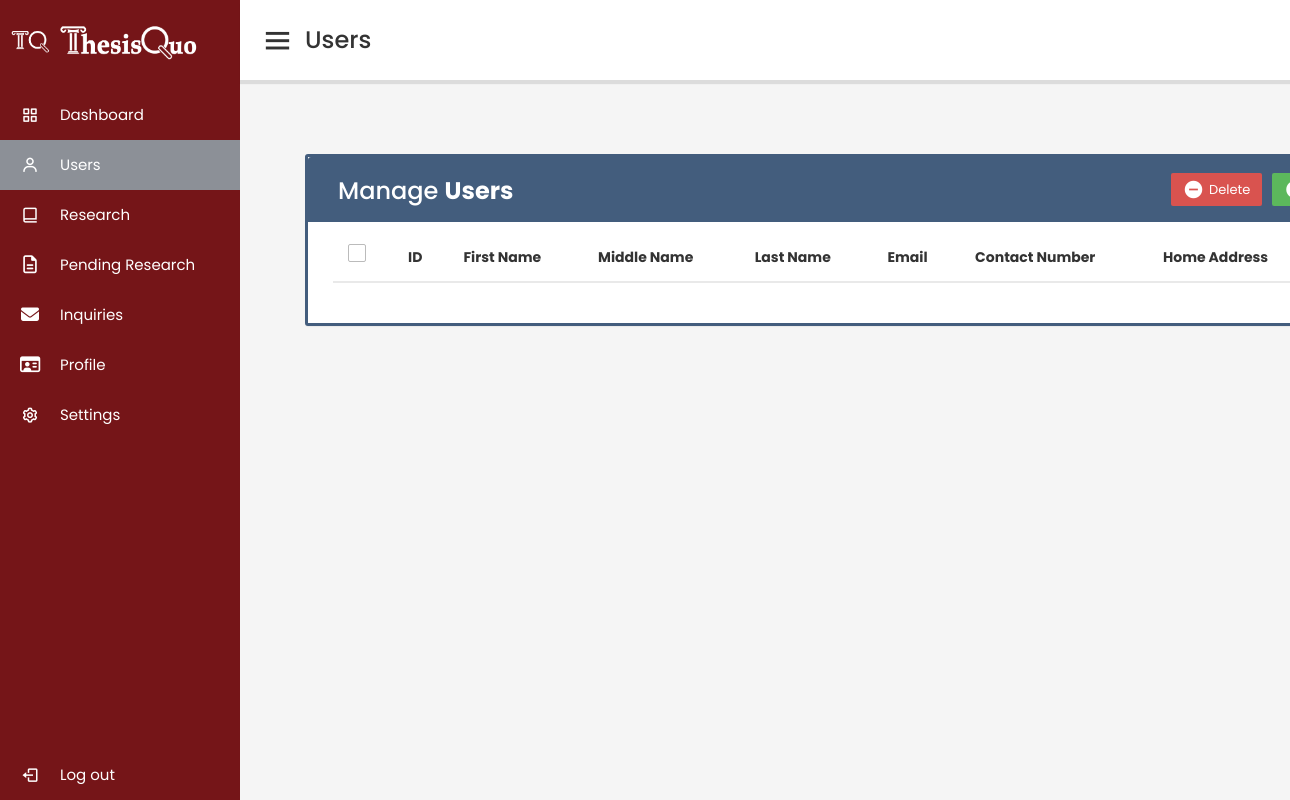
The page /admin/users.php on the database as committed earlier.
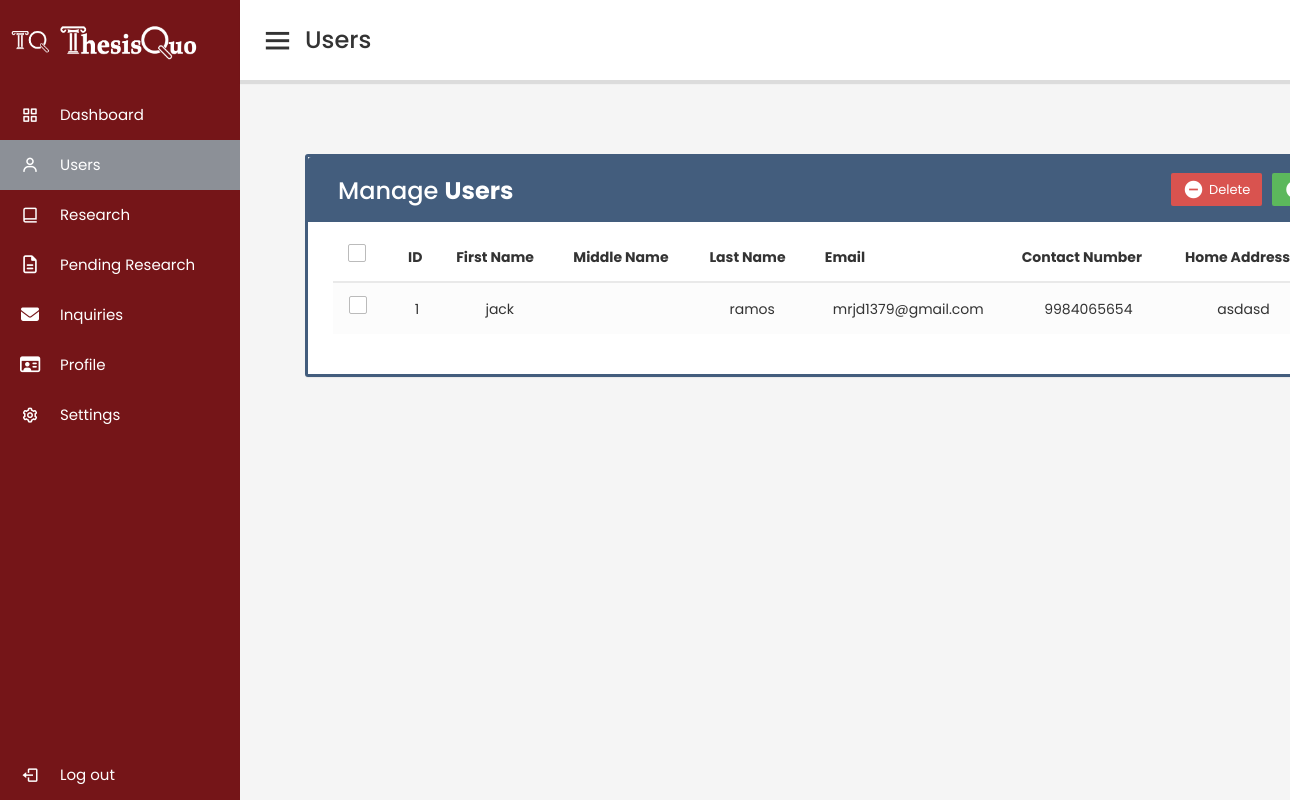
The same page on the database as committed later.
### tables this page shows
CREATE TABLE `user` (
  `user_id` int(11) NOT NULL,
  `firstName` varchar(255) NOT NULL,
  `middleName` varchar(255) DEFAULT NULL,
  `lastName` varchar(255) NOT NULL,
  `contactNumber` bigint(20) NOT NULL,
  `homeAddress` varchar(255) NOT NULL,
  `sex` varchar(255) NOT NULL,
  `birthday` date NOT NULL,
  `email_address` varchar(255) NOT NULL,
  `email_password` varchar(255) NOT NULL,
  `degree_status` varchar(255) NOT NULL,
  `login_status` varchar(255) NOT NULL
);

### admin/users.php (the view, shortened to what this page needs)
<?php
include 'backend/database.php';
?>
<!DOCTYPE html>
<html lang="en" dir="ltr">
<head>
  <link rel="stylesheet" href="css/test.css">
  <link href='https://unpkg.com/boxicons@2.0.7/css/boxicons.min.css' rel='stylesheet'>
  <link rel="stylesheet" href="https://maxcdn.bootstrapcdn.com/font-awesome/4.7.0/css/font-awesome.min.css">
  <link rel="stylesheet" href="https://maxcdn.bootstrapcdn.com/bootstrap/3.3.7/css/bootstrap.min.css">
  <link rel="stylesheet" href="css/style.css">
</head>
<body>
  <div class="sidebar">
    <div class="logo-details">
      <img style="height: 40px; margin-left: 10px;" src="images/TQ.png">
      <span class="logo_name"><img style="height: 40px; " src="images/Logo.png"></span>
    </div>
    <ul class="nav-links">
      <li>
        <a href="analytics.php">
          <i class='bx bx-grid-alt'></i>
          <span class="links_name">Dashboard</span>
        </a>
      </li>
      <li>
        <a href="#" class="active">
          <i class='bx bx-user'></i>
          <span class="links_name">Users</span>
        </a>
      </li>
      <li>
        <a href="research.php">
          <i class='bx bx-book-alt'></i>
          <span class="links_name">Research</span>
        </a>
      </li>
      <li>
        <a href="pending_research.php">
          <i class='far fa-file-alt'></i>
          <span class="links_name">Pending Research</span>
        </a>
      </li>
      <li>
        <a href="profile.php">
          <i class='fa fa-envelope'></i>
          <span class="links_name">Inquiries </span>
        </a>
      </li>
      <li>
        <a href="profile.php">
          <i class='far fa-id-card'></i>
          <span class="links_name">Profile</span>
        </a>
      </li>
      <li>
        <a href="settings.php">
          <i class='bx bx-cog'></i>
          <span class="links_name">Settings</span>
        </a>
      </li>
      <li class="log_out">
        <a href="logout.php">
          <i class='bx bx-log-out'></i>
          <span class="links_name">Log out</span>
        </a>
      </li>
    </ul>
  </div>
  <section class="home-section">
    <nav>
      <div class="sidebar-button">
        <i class='bx bx-menu sidebarBtn'></i>
        <span class="dashboard">Users</span>
      </div>
    </nav>
    <div class="home-content">
      <div class="sales-boxes">
        <div class="recent-sales box">
          <div class="container">
            <div class="table-wrapper">
              <div class="table-title">
                <div class="row">
                  <div class="col-sm-6">
                    <h2>Manage <b>Users</b></h2>
                  </div>
                  <div class="col-sm-6">
                    <a href="#addEmployeeModal" class="btn btn-success" data-toggle="modal"><i class="material-icons">&#xE147;</i> <span>Add New User</span></a>
                    <a href="JavaScript:void(0);" class="btn btn-danger" id="delete_multiple"><i class="material-icons">&#xE15C;</i> <span>Delete</span></a>
                  </div>
                </div>
              </div>
              <table class="table table-striped table-hover">
                <thead>
                  <tr>
                    <th>
                      <span class="custom-checkbox">
                        <label for="selectAll"></label>
                      </span>
                    </th>
                    <th>ID</th>
                    <th>First Name</th>
                    <th>Middle Name</th>
                    <th>Last Name</th>
                    <th>Email</th>
                    <th>Contact Number</th>
                    <th>Home Address</th>
                  </tr>
                </thead>
                <tbody>
                  <?php
                  $result = mysqli_query($conn, "SELECT * FROM user");
                  $i = 1;
                  while ($row = mysqli_fetch_array($result)) {
                  ?>
                    <tr id="<?php echo $row["user_id"]; ?>">
                      <td>
                        <span class="custom-checkbox">
                          <label for="checkbox2"></label>
                        </span>
                      </td>
                      <td><?php echo $i; ?></td>
                      <td><?php echo $row["firstName"]; ?></td>
                      <td><?php echo $row["middleName"]; ?></td>
                      <td><?php echo $row["lastName"]; ?></td>
                      <td><?php echo $row["email_address"]; ?></td>
                      <td><?php echo $row["contactNumber"]; ?></td>
                      <td><?php echo $row["homeAddress"]; ?></td>
                    </tr>
                  <?php
                    $i++;
                  }
                  ?>
                </tbody>
              </table>
            </div>
          </div>
        </div>
      </div>
    </div>
  </section>
</body>
</html>

### admin/css/test.css (style rules this page uses)
* { margin: 0; padding: 0; box-sizing: border-box; font-family: 'Poppins', sans-serif; }
.table-wrapper { border: 3px solid #435D7D; }
td { text-align: center; }
.sidebar { position: fixed; height: 100%; width: 240px; background: #751518; transition: all 0.5s ease; }
.sidebar .logo-details { height: 80px; display: flex; align-items: center; }
.sidebar .logo-details .logo_name { color: #fff; font-size: 24px; font-weight: 500; }
.sidebar .nav-links { margin-top: 10px; }
.sidebar .nav-links li { position: relative; list-style: none; height: 50px; }
.sidebar .nav-links li a { height: 100%; width: 100%; display: flex; align-items: center; text-decoration: none; transition: all 0.4s ease; }
.sidebar .nav-links li a.active { background: #8C9097; }
.sidebar .nav-links li i { min-width: 60px; text-align: center; font-size: 18px; color: #fff; }
.sidebar .nav-links li a .links_name { color: #fff; font-size: 15px; font-weight: 400; white-space: nowrap; }
.sidebar .nav-links .log_out { position: absolute; bottom: 0; width: 100%; }
.home-section { position: relative; background: #f5f5f5; min-height: 100vh; width: calc(100% - 240px); left: 240px; transition: all 0.5s ease; }
.home-section nav { display: flex; justify-content: space-between; height: 80px; background: #fff; display: flex; align-items: center; position: fixed; width: calc(100% - 240px); left: 240px; z-index: 100; padding: 0 20px; box-shadow: 0 4px 1px rgba(0, 0, 0, 0.1); transition: all 0.5s ease; }
.home-section nav .sidebar-button { display: flex; align-items: center; font-size: 24px; font-weight: 500; }
nav .sidebar-button i { font-size: 35px; margin-right: 10px; }
.home-section .home-content { position: relative; padding-top: 104px; }
.home-content .sales-boxes { display: flex; justify-content: space-between; }
.home-content .sales-boxes .recent-sales { width: 100%; background: none; padding: 20px 30px; margin: 0 20px; }

### admin/css/style.css (style rules this page uses)
.table-wrapper { background: #fff; padding: 20px 25px; margin: 30px 0; border-radius: 3px; box-shadow: 0 1px 1px rgba(0,0,0,.05); }
.table-title { padding-bottom: 15px; background: #435d7d; color: #fff; padding: 16px 30px; margin: -20px -25px 10px; border-radius: 3px 3px 0 0; }
.table-title h2 { margin: 5px 0 0; font-size: 24px; }
.table-title .btn { color: #fff; float: right; font-size: 13px; border: none; min-width: 50px; border-radius: 2px; border: none; outline: none !important; margin-left: 10px; }
.table-title .btn i { float: left; font-size: 21px; margin-right: 5px; }
.table-title .btn span { float: left; margin-top: 2px; }
table.table tr th, table.table tr td { border-color: #e9e9e9; padding: 12px 15px; vertical-align: middle; }
table.table tr th:first-child { width: 60px; }
table.table-striped tbody tr:nth-of-type(odd) { background-color: #fcfcfc; }
.custom-checkbox { position: relative; }
.custom-checkbox label:before { width: 18px; height: 18px; }
.custom-checkbox label:before { content: ''; margin-right: 10px; display: inline-block; vertical-align: text-top; background: white; border: 1px solid #bbb; border-radius: 2px; box-sizing: border-box; }
body { margin:0; background-color: #F7F5F7; }

Rows that differ between the two databases and show on the page:
added user: firstName "jack", lastName "ramos", email_address "mrjd1379@gmail.com", contactNumber "9984065654", homeAddress "asdasd"
